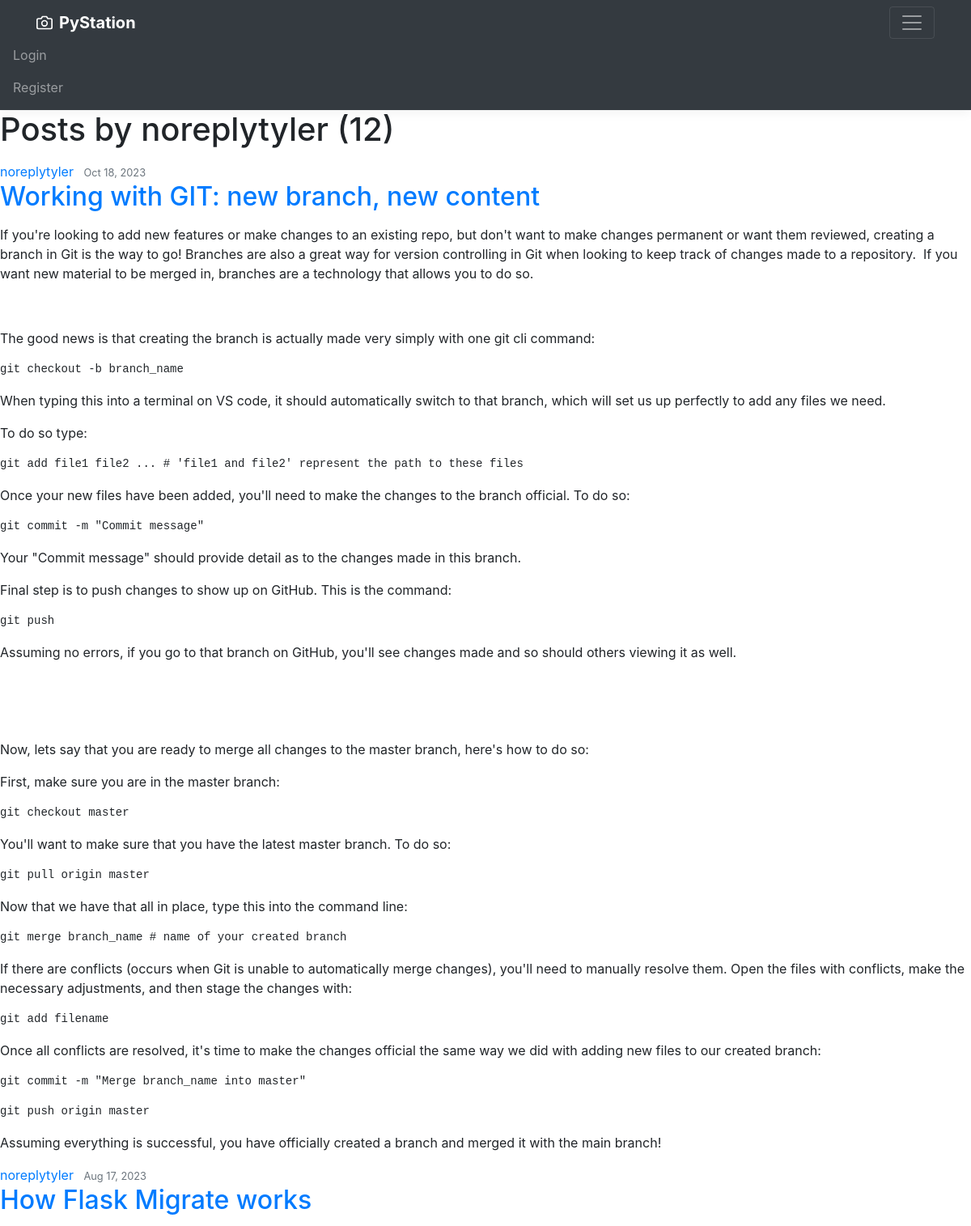
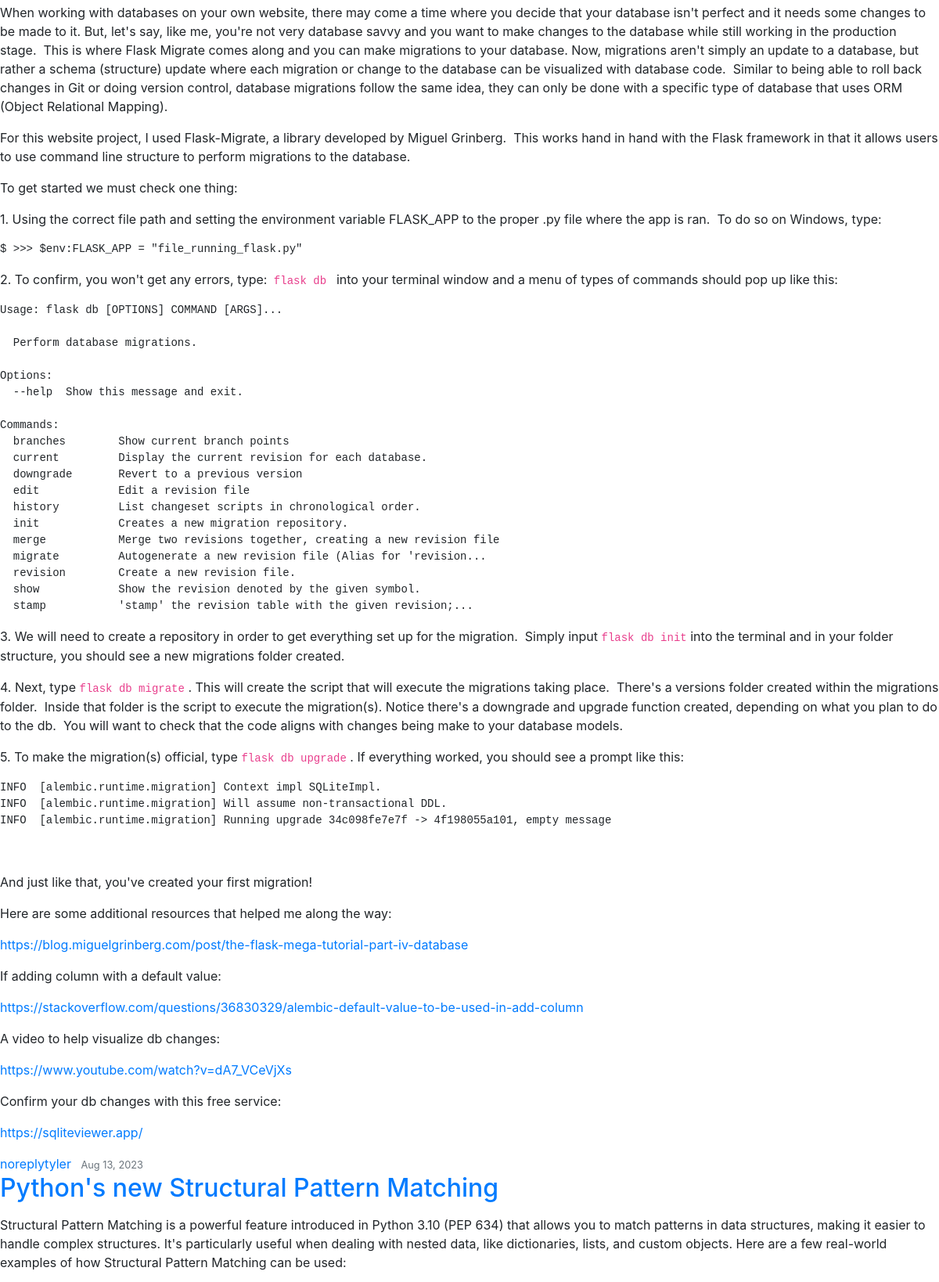
Page /user/noreplytyler/posts (upper part) on the committed database (2 pictures, top to bottom).
### PyStation/models.py (models this page shows, shortened)
class User(UserMixin, db.Model):
    id = db.Column(db.Integer, primary_key=True)
    username = db.Column(db.String(30), unique=True, nullable=False)
    email = db.Column(db.String(120), unique=True, nullable=False)
    image_file = db.Column(db.String(), nullable=False, default='default.png')
    password = db.Column(db.String(30), nullable=False)
    posts = db.relationship('Post', backref='author', lazy=True)
    def __repr__(self) -> str:
        return f"{self.username}"

class Post(db.Model):
    id = db.Column(db.Integer, primary_key=True)
    title = db.Column(db.String(100), nullable=False)
    date_posted = db.Column(db.DateTime, nullable=False, default=datetime.utcnow)
    content = db.Column(db.Text, nullable=False)
    thumbnail = db.Column(db.String(), nullable=False, default='thumbnail.jpeg')
    user_id = db.Column(db.Integer, db.ForeignKey('user.id'), nullable=False)

### PyStation/users/routes.py (the view)
@users.route("/user/<string:username>/posts")
def user_posts(username):
    page = request.args.get("page", 1, type=int)
    user = User.query.filter_by(username=username).first_or_404()
    posts = Post.query.order_by(Post.date_posted.desc()).paginate(page=page, per_page=10)
    return render_template('user_posts.html', posts=posts, user=user)

### PyStation/templates/user_posts.html (shortened to what this page needs)
{% extends "layout.html" %}
{% block content %}
    <h1 class="mb-3">Posts by {{ user.username }} ({{ posts.total }})</h1>
    {% for post in posts %}
        <article class="media content-section">
          <div class="media-body">
            <div class="article-metadata">
              <a class="mr-2" href="{{ url_for('users.user_posts', username=post.author.username) }}">{{ post.author }}</a>
              <small class="text-muted">{{ post.date_posted.strftime('%b %d, %Y') }}</small>
            </div>
            <h2><a class="article-title" href="{{ url_for('posts.post_by_post_id', post_id=post.id) }}">{{ post.title }}</a></h2>
            <p class="article-content">{{ post.content|safe }}</p>
          </div>
        </article>
    {% endfor %}
{% endblock content %}

### PyStation/static/main.css (style rules this page uses)
:root { --jumbotron-padding-y: 3rem; --clr-one: rgb(20, 184, 255); --clr-two-one: rgb(216, 81, 88); --clr-two-two: rgb(138, 58, 185); --clr-two-three: rgb(252, 204, 99); --clr-three: rgb(15, 16, 14); --clr-bg: #1d1e22; }

### rows in the picture
User: username "noreplytyler"
Post: author "noreplytyler", date_posted "Oct 18, 2023", title "Working with GIT: new branch, new content", content "If you're looking to add new features or make changes to an existing repo, but don't want to make changes permanent or want them reviewed, creating a branch in Git is the way to go! Branches are also a great way for version controlling in Git when looking to keep track of changes made to a repository. If you want new material to be merged in, branches are a technology that allows you to do so. The good news is that creating the branch is actually made very simply with one git cli command: git checkout -b branch_name When typing this into a terminal on VS code, it should automatically switch to that branch, which will set us up perfectly to add any files we need. To do so type: git add file1…"
Post: author "noreplytyler", date_posted "Aug 17, 2023", title "How Flask Migrate works", content "When working with databases on your own website, there may come a time where you decide that your database isn't perfect and it needs some changes to be made to it. But, let's say, like me, you're not very database savvy and you want to make changes to the database while still working in the production stage. This is where Flask Migrate comes along and you can make migrations to your database. Now, migrations aren't simply an update to a database, but rather a schema (structure) update where each migration or change to the database can be visualized with database code. Similar to being able to roll back changes in Git or doing version control, database migrations follow the same idea, they…"
Post: author "noreplytyler", date_posted "Aug 13, 2023", title "Python's new Structural Pattern Matching", content "Structural Pattern Matching is a powerful feature introduced in Python 3.10 (PEP 634) that allows you to match patterns in data structures, making it easier to handle complex structures. It's particularly useful when dealing with nested data, like dictionaries, lists, and custom objects. Here are a few real-world examples of how Structural Pattern Matching can be used:"

### other values in the picture
{{ posts.total }} "12"
